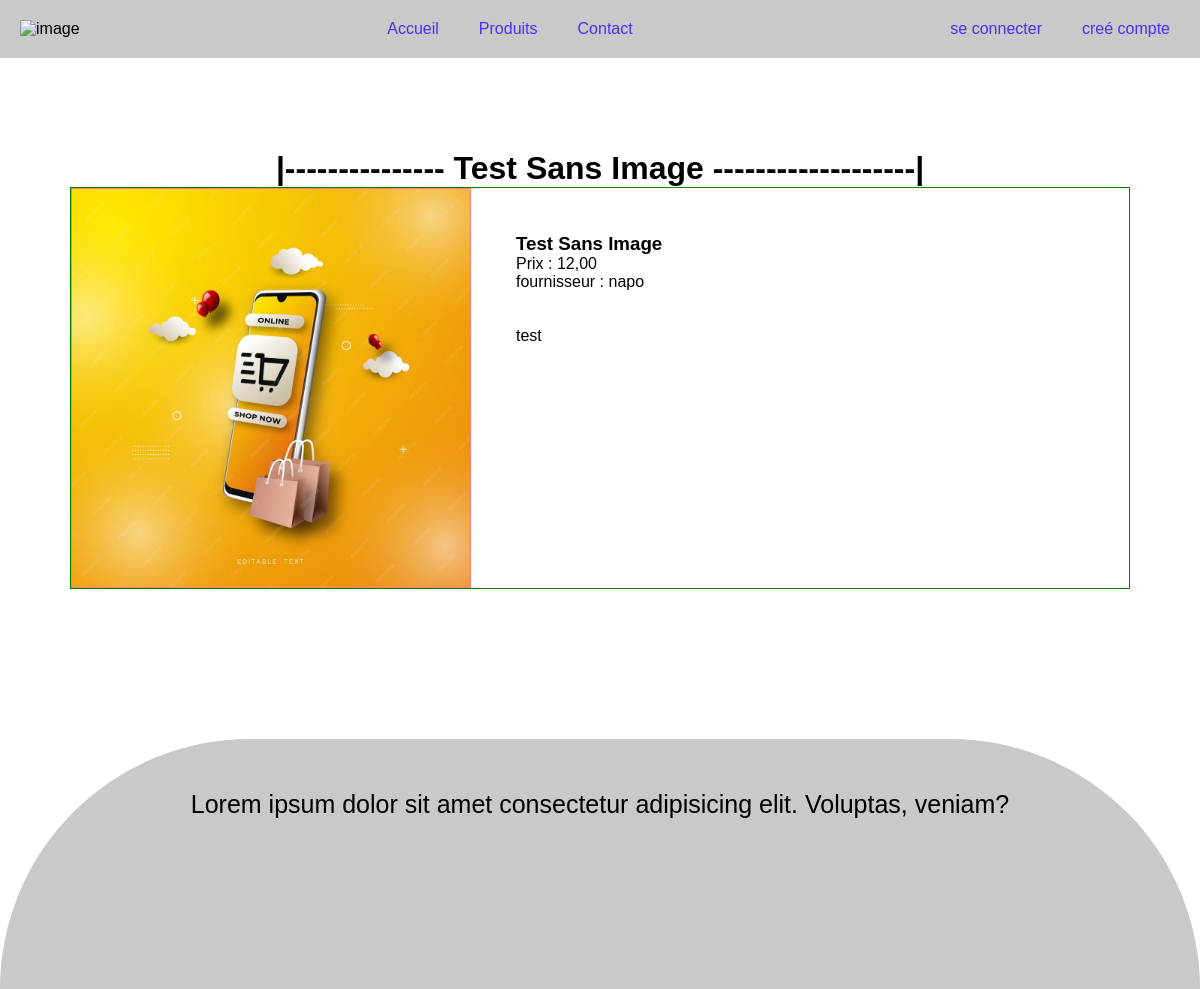
Screenshot of /test-sans-image/detail/ with the database file from the repository.
### siteweb/models.py (models this page shows, shortened)
class Products(models.Model):
    author = models.ForeignKey(get_user_model(), on_delete=models.CASCADE)
    category = models.ForeignKey(Category, on_delete=models.SET_NULL, null=True, blank=True)
    name = models.CharField(max_length=100)
    description = models.TextField(max_length=300)
    price = models.DecimalField(max_digits=10, decimal_places=2)
    stock = models.PositiveIntegerField()
    slug = models.CharField(max_length=100, unique=True, blank=True)
    status = models.BooleanField(default=True)
    date_on = models.DateTimeField(auto_now_add=True)
    image = models.ImageField(upload_to='products', blank=True, null=True)

### siteweb/views.py (the view)
# urls.py: path('<str:slug>/detail/', DetailProductsView.as_view(), name='detail-product'),
class DetailProductsView(DetailView):
    model = Products
    template_name = 'siteweb/detailProduct.html'
    context_object_name = 'product'

### siteweb/templates/siteweb/detailProduct.html (shortened to what this page needs)
{% extends 'index1.html' %}
{% block header %}
{% load static %}
<link rel="stylesheet" href="{% static 'siteweb/css/detail.css' %}">
{% endblock %}
{% block container %}
<h1 id="pour" style="text-align: center;">|--------------- {{product.name}} -------------------|</h1>
<article>
    {% if product.image %}
    <a href="{{ product.image.url }}">
        <div class="image-container">
            <img src="{{ product.image.url }}" alt="image">
        </div>
    </a>
    {% else %}
    <a href="{% static 'siteweb/images/image.png' %}">
        <div class="image-container">
            <img src="{% static 'siteweb/images/image.png' %}" alt="image">
        </div>
    </a>
    {% endif %}
    <div class="article-descrition">
        <div id="para">
            <h3>{{product.name}}</h3>
            Prix : {{product.price}} <br>
            fournisseur : {{product.author}}<br><br><br>
            <p>
                {{product.description}}
            </p>
        </div>
    </div>
</article>
{% endblock %}

### siteweb/static/css/styles1.css (style rules this page uses)
* { margin: 0; padding: 0; box-sizing: border-box; }
body { font-family: Arial, sans-serif; }
#pour { margin-top: 150px; }

### siteweb/static/siteweb/css/detail.css (style rules this page uses)
.image-container { max-width: 600px; max-height: 400px; border: solid 1px salmon; object-fit: contain; }
.image-container img { width: 100%; height: 398px; }
article { display: flex; column-gap: 45px; border: 1px solid green; height: auto; }
.article-descrition { display: flex; column-gap: 100px; margin-top: 45px; }

### rows the page displays
Products: name "Test Sans Image", price "12,00", author "napo", description "test"
